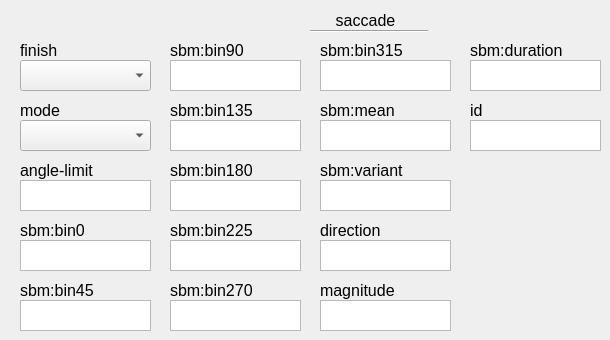
    <widget class="QWidget" name="saccadeTab">
     <attribute name="title">
      <string>saccade</string>
     </attribute>
     <widget class="QLabel" name="postureLabel_164">
      <property name="geometry">
       <rect>
        <x>20</x>
        <y>40</y>
        <width>121</width>
        <height>20</height>
       </rect>
      </property>
      <property name="font">
       <font>
        <pointsize>12</pointsize>
       </font>
      </property>
      <property name="text">
       <string>finish</string>
      </property>
      <property name="alignment">
       <set>Qt::AlignLeading|Qt::AlignLeft|Qt::AlignVCenter</set>
      </property>
     </widget>
     <widget class="QComboBox" name="saccadeFinish">
      <property name="geometry">
       <rect>
        <x>20</x>
        <y>60</y>
        <width>131</width>
        <height>31</height>
       </rect>
      </property>
      <property name="accessibleName">
       <string>finish</string>
      </property>
     </widget>
     <widget class="QLabel" name="idLabel_75">
      <property name="geometry">
       <rect>
        <x>320</x>
        <y>10</y>
        <width>91</width>
        <height>21</height>
       </rect>
      </property>
      <property name="font">
       <font>
        <pointsize>12</pointsize>
       </font>
      </property>
      <property name="text">
       <string>saccade</string>
      </property>
      <property name="alignment">
       <set>Qt::AlignCenter</set>
      </property>
     </widget>
     <widget class="Line" name="line_31">
      <property name="geometry">
       <rect>
        <x>310</x>
        <y>30</y>
        <width>118</width>
        <height>3</height>
       </rect>
      </property>
      <property name="orientation">
       <enum>Qt::Horizontal</enum>
      </property>
     </widget>
     <widget class="QComboBox" name="saccadeMode">
      <property name="geometry">
       <rect>
        <x>20</x>
        <y>120</y>
        <width>131</width>
        <height>31</height>
       </rect>
      </property>
      <property name="accessibleName">
       <string>mode</string>
      </property>
     </widget>
     <widget class="QLabel" name="postureLabel_165">
      <property name="geometry">
       <rect>
        <x>20</x>
        <y>100</y>
        <width>121</width>
        <height>20</height>
       </rect>
      </property>
      <property name="font">
       <font>
        <pointsize>12</pointsize>
       </font>
      </property>
      <property name="text">
       <string>mode</string>
      </property>
      <property name="alignment">
       <set>Qt::AlignLeading|Qt::AlignLeft|Qt::AlignVCenter</set>
      </property>
     </widget>
     <widget class="QPlainTextEdit" name="saccadeAngleLimit">
      <property name="geometry">
       <rect>
        <x>20</x>
        <y>180</y>
        <width>131</width>
        <height>31</height>
       </rect>
      </property>
      <property name="accessibleName">
       <string>angle-limit</string>
      </property>
     </widget>
     <widget class="QLabel" name="postureLabel_166">
      <property name="geometry">
       <rect>
        <x>20</x>
        <y>160</y>
        <width>81</width>
        <height>20</height>
       </rect>
      </property>
      <property name="font">
       <font>
        <pointsize>12</pointsize>
       </font>
      </property>
      <property name="text">
       <string>angle-limit</string>
      </property>
      <property name="alignment">
       <set>Qt::AlignLeading|Qt::AlignLeft|Qt::AlignVCenter</set>
      </property>
     </widget>
     <widget class="QLabel" name="postureLabel_167">
      <property name="geometry">
       <rect>
        <x>20</x>
        <y>220</y>
        <width>91</width>
        <height>20</height>
       </rect>
      </property>
      <property name="font">
       <font>
        <pointsize>12</pointsize>
       </font>
      </property>
      <property name="text">
       <string>sbm:bin0</string>
      </property>
      <property name="alignment">
       <set>Qt::AlignLeading|Qt::AlignLeft|Qt::AlignVCenter</set>
      </property>
     </widget>
     <widget class="QPlainTextEdit" name="saccadeSbmBin0">
      <property name="geometry">
       <rect>
        <x>20</x>
        <y>240</y>
        <width>131</width>
        <height>31</height>
       </rect>
      </property>
      <property name="accessibleName">
       <string>sbm:bin0</string>
      </property>
     </widget>
     <widget class="QLabel" name="postureLabel_168">
      <property name="geometry">
       <rect>
        <x>20</x>
        <y>280</y>
        <width>91</width>
        <height>21</height>
       </rect>
      </property>
      <property name="font">
       <font>
        <pointsize>12</pointsize>
       </font>
      </property>
      <property name="text">
       <string>sbm:bin45</string>
      </property>
      <property name="alignment">
       <set>Qt::AlignLeading|Qt::AlignLeft|Qt::AlignVCenter</set>
      </property>
     </widget>
     <widget class="QPlainTextEdit" name="saccadeSbmBin45">
      <property name="geometry">
       <rect>
        <x>20</x>
        <y>300</y>
        <width>131</width>
        <height>31</height>
       </rect>
      </property>
      <property name="accessibleName">
       <string>sbm:bin45</string>
      </property>
     </widget>
     <widget class="QLabel" name="postureLabel_169">
      <property name="geometry">
       <rect>
        <x>170</x>
        <y>40</y>
        <width>91</width>
        <height>20</height>
       </rect>
      </property>
      <property name="font">
       <font>
        <pointsize>12</pointsize>
       </font>
      </property>
      <property name="text">
       <string>sbm:bin90</string>
      </property>
      <property name="alignment">
       <set>Qt::AlignLeading|Qt::AlignLeft|Qt::AlignVCenter</set>
      </property>
     </widget>
     <widget class="QPlainTextEdit" name="saccadeSbmBin90">
      <property name="geometry">
       <rect>
        <x>170</x>
        <y>60</y>
        <width>131</width>
        <height>31</height>
       </rect>
      </property>
      <property name="accessibleName">
       <string>sbm:bin90</string>
      </property>
     </widget>
     <widget class="QLabel" name="postureLabel_170">
      <property name="geometry">
       <rect>
        <x>170</x>
        <y>100</y>
        <width>91</width>
        <height>20</height>
       </rect>
      </property>
      <property name="font">
       <font>
        <pointsize>12</pointsize>
       </font>
      </property>
      <property name="text">
       <string>sbm:bin135</string>
      </property>
      <property name="alignment">
       <set>Qt::AlignLeading|Qt::AlignLeft|Qt::AlignVCenter</set>
      </property>
     </widget>
     <widget class="QPlainTextEdit" name="saccadeSbmBin135">
      <property name="geometry">
       <rect>
        <x>170</x>
        <y>120</y>
        <width>131</width>
        <height>31</height>
       </rect>
      </property>
      <property name="accessibleName">
       <string>sbm:bin135</string>
      </property>
     </widget>
     <widget class="QLabel" name="postureLabel_171">
      <property name="geometry">
       <rect>
        <x>170</x>
        <y>160</y>
        <width>91</width>
        <height>20</height>
       </rect>
      </property>
      <property name="font">
       <font>
        <pointsize>12</pointsize>
       </font>
      </property>
      <property name="text">
       <string>sbm:bin180</string>
      </property>
      <property name="alignment">
       <set>Qt::AlignLeading|Qt::AlignLeft|Qt::AlignVCenter</set>
      </property>
     </widget>
     <widget class="QPlainTextEdit" name="saccadeSbmBin180">
      <property name="geometry">
       <rect>
        <x>170</x>
        <y>180</y>
        <width>131</width>
        <height>31</height>
       </rect>
      </property>
      <property name="accessibleName">
       <string>sbm:bin180</string>
      </property>
     </widget>
     <widget class="QLabel" name="postureLabel_172">
      <property name="geometry">
       <rect>
        <x>170</x>
        <y>220</y>
        <width>91</width>
        <height>20</height>
       </rect>
      </property>
      <property name="font">
       <font>
        <pointsize>12</pointsize>
       </font>
      </property>
      <property name="text">
       <string>sbm:bin225</string>
      </property>
      <property name="alignment">
       <set>Qt::AlignLeading|Qt::AlignLeft|Qt::AlignVCenter</set>
      </property>
     </widget>
     <widget class="QPlainTextEdit" name="saccadeSbmBin225">
      <property name="geometry">
       <rect>
        <x>170</x>
        <y>240</y>
        <width>131</width>
        <height>31</height>
       </rect>
      </property>
      <property name="accessibleName">
       <string>sbm:bin225</string>
      </property>
     </widget>
     <widget class="QLabel" name="postureLabel_173">
      <property name="geometry">
       <rect>
        <x>170</x>
        <y>280</y>
        <width>91</width>
        <height>20</height>
       </rect>
      </property>
      <property name="font">
       <font>
        <pointsize>12</pointsize>
       </font>
      </property>
      <property name="text">
       <string>sbm:bin270</string>
      </property>
      <property name="alignment">
       <set>Qt::AlignLeading|Qt::AlignLeft|Qt::AlignVCenter</set>
      </property>
     </widget>
     <widget class="QPlainTextEdit" name="saccadeSbmBin270">
      <property name="geometry">
       <rect>
        <x>170</x>
        <y>300</y>
        <width>131</width>
        <height>31</height>
       </rect>
      </property>
      <property name="accessibleName">
       <string>sbm:bin270</string>
      </property>
     </widget>
     <widget class="QLabel" name="postureLabel_174">
      <property name="geometry">
       <rect>
        <x>320</x>
        <y>40</y>
        <width>101</width>
        <height>20</height>
       </rect>
      </property>
      <property name="font">
       <font>
        <pointsize>12</pointsize>
       </font>
      </property>
      <property name="text">
       <string>sbm:bin315</string>
      </property>
      <property name="alignment">
       <set>Qt::AlignLeading|Qt::AlignLeft|Qt::AlignVCenter</set>
      </property>
     </widget>
     <widget class="QPlainTextEdit" name="saccadeSbmBin315">
      <property name="geometry">
       <rect>
        <x>320</x>
        <y>60</y>
        <width>131</width>
        <height>31</height>
       </rect>
      </property>
      <property name="accessibleName">
       <string>sbm:bin315</string>
      </property>
     </widget>
     <widget class="QLabel" name="postureLabel_175">
      <property name="geometry">
       <rect>
        <x>320</x>
        <y>100</y>
        <width>81</width>
        <height>20</height>
       </rect>
      </property>
      <property name="font">
       <font>
        <pointsize>12</pointsize>
       </font>
      </property>
      <property name="text">
       <string>sbm:mean</string>
      </property>
      <property name="alignment">
       <set>Qt::AlignLeading|Qt::AlignLeft|Qt::AlignVCenter</set>
      </property>
     </widget>
     <widget class="QPlainTextEdit" name="saccadeSbmMean">
      <property name="geometry">
       <rect>
        <x>320</x>
        <y>120</y>
        <width>131</width>
        <height>31</height>
       </rect>
      </property>
      <property name="accessibleName">
       <string>sbm:mean</string>
      </property>
     </widget>
     <widget class="QLabel" name="postureLabel_176">
      <property name="geometry">
       <rect>
        <x>320</x>
        <y>160</y>
        <width>91</width>
        <height>20</height>
       </rect>
      </property>
      <property name="font">
       <font>
        <pointsize>12</pointsize>
       </font>
      </property>
      <property name="text">
       <string>sbm:variant</string>
      </property>
      <property name="alignment">
       <set>Qt::AlignLeading|Qt::AlignLeft|Qt::AlignVCenter</set>
      </property>
     </widget>
     <widget class="QPlainTextEdit" name="saccadeSbmVariant">
      <property name="geometry">
       <rect>
        <x>320</x>
        <y>180</y>
        <width>131</width>
        <height>31</height>
       </rect>
      </property>
      <property name="accessibleName">
       <string>sbm:variant</string>
      </property>
     </widget>
     <widget class="QLabel" name="postureLabel_177">
      <property name="geometry">
       <rect>
        <x>320</x>
        <y>220</y>
        <width>101</width>
        <height>20</height>
       </rect>
      </property>
      <property name="font">
       <font>
        <pointsize>12</pointsize>
       </font>
      </property>
      <property name="text">
       <string>direction</string>
      </property>
      <property name="alignment">
       <set>Qt::AlignLeading|Qt::AlignLeft|Qt::AlignVCenter</set>
      </property>
     </widget>
     <widget class="QPlainTextEdit" name="saccadeDirection">
      <property name="geometry">
       <rect>
        <x>320</x>
        <y>240</y>
        <width>131</width>
        <height>31</height>
       </rect>
      </property>
      <property name="accessibleName">
       <string>direction</string>
      </property>
     </widget>
     <widget class="QLabel" name="postureLabel_178">
      <property name="geometry">
       <rect>
        <x>320</x>
        <y>280</y>
        <width>81</width>
        <height>20</height>
       </rect>
      </property>
      <property name="font">
       <font>
        <pointsize>12</pointsize>
       </font>
      </property>
      <property name="text">
       <string>magnitude</string>
      </property>
      <property name="alignment">
       <set>Qt::AlignLeading|Qt::AlignLeft|Qt::AlignVCenter</set>
      </property>
     </widget>
     <widget class="QPlainTextEdit" name="saccadeMagnitude">
      <property name="geometry">
       <rect>
        <x>320</x>
        <y>300</y>
        <width>131</width>
        <height>31</height>
       </rect>
      </property>
      <property name="accessibleName">
       <string>magnitude</string>
      </property>
     </widget>
     <widget class="QLabel" name="postureLabel_179">
      <property name="geometry">
       <rect>
        <x>470</x>
        <y>40</y>
        <width>111</width>
        <height>20</height>
       </rect>
      </property>
      <property name="font">
       <font>
        <pointsize>12</pointsize>
       </font>
      </property>
      <property name="text">
       <string>sbm:duration</string>
      </property>
      <property name="alignment">
       <set>Qt::AlignLeading|Qt::AlignLeft|Qt::AlignVCenter</set>
      </property>
     </widget>
     <widget class="QPlainTextEdit" name="saccadeSbmDuration">
      <property name="geometry">
       <rect>
        <x>470</x>
        <y>60</y>
        <width>131</width>
        <height>31</height>
       </rect>
      </property>
      <property name="accessibleName">
       <string>sbm:duration</string>
      </property>
     </widget>
     <widget class="QPlainTextEdit" name="saccadeId">
      <property name="geometry">
       <rect>
        <x>470</x>
        <y>120</y>
        <width>131</width>
        <height>31</height>
       </rect>
      </property>
      <property name="accessibleName">
       <string>id</string>
      </property>
     </widget>
     <widget class="QLabel" name="postureLabel_180">
      <property name="geometry">
       <rect>
        <x>470</x>
        <y>100</y>
        <width>61</width>
        <height>20</height>
       </rect>
      </property>
      <property name="font">
       <font>
        <pointsize>12</pointsize>
       </font>
      </property>
      <property name="text">
       <string>id</string>
      </property>
      <property name="alignment">
       <set>Qt::AlignLeading|Qt::AlignLeft|Qt::AlignVCenter</set>
      </property>
     </widget>
    </widget>
